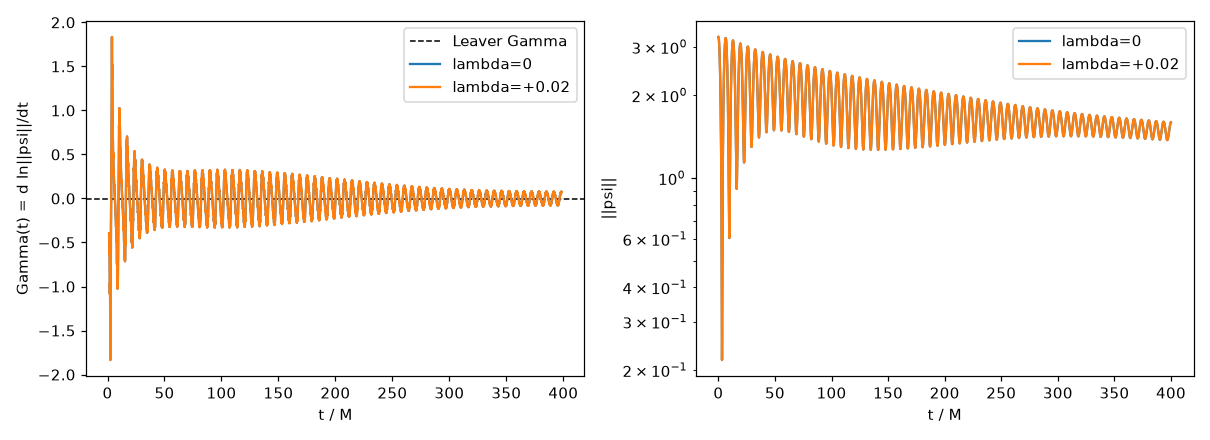

Here is the Python script that generated this plot:
#!/usr/bin/env python
"""Exact-answer sanity tests for the RWA quartic self-interaction
(evolve.run lambda_quartic).

The added term -Delta*lambda_quartic*|psi|^2*psi is Hermitian, so it makes two
falsifiable predictions that DON'T depend on any fit quality:

  (1) HERMITICITY: it is norm-conserving, so it CANNOT change Gamma directly.
      At fixed amplitude, Gamma(lambda) must equal Gamma(0) (growth comes only
      from the horizon). Any Gamma shift = a non-Hermitian discretization bug
      (the check the README's working-style section asks for).

  (2) DETUNING SCALING: it shifts the real frequency by
      delta_E = E(lambda) - E(0), with delta_E linear in lambda (sign flips) and
      quadratic in amplitude (delta_E ~ lambda*<|psi|^2> ~ lambda*amp^2).

Run on the damped benchmark (a=0.9, alpha=0.5), short T so |psi| is ~stationary
over the fit window. This is a cheap decisive test, not a production run.
"""
import numpy as np, argparse, sys
sys.path.insert(0, "/global/scratch/projects/pc_heptheory/clwelch/software/GRChombo-Axion-SR/Examples/AxionSuperradiance/radial1d")
from evolve import run, logfit, inst_gamma

def measure(alpha, a, lambda_quartic, init_amplitude, T, N, xmin, xmax, gmax, eps):
    """Evolve once and return (E, Gamma, run_output) via a single-mode log-fit."""
    run_output = run(alpha, a, xmin, xmax, N, T, gmax=gmax, eps_match=eps,
                     lambda_quartic=lambda_quartic, init_amplitude=init_amplitude)
    freq, gamma = logfit(run_output["t"], run_output["psi"], tmin_frac=0.35)
    return freq, gamma, run_output

def main():
    ap = argparse.ArgumentParser()
    ap.add_argument("--alpha", type=float, default=0.50)
    ap.add_argument("--a", type=float, default=0.90)
    ap.add_argument("--T", type=float, default=400.)
    ap.add_argument("--N", type=int, default=2000)
    ap.add_argument("--xmin", type=float, default=-70.)
    ap.add_argument("--xmax", type=float, default=220.)
    ap.add_argument("--gmax", type=float, default=1.0)
    ap.add_argument("--eps", type=float, default=0.02)
    ap.add_argument("--lambda_ref", type=float, default=0.02,
                    help="reference |lambda| for the scaling tests")
    ap.add_argument("--amp", type=float, default=1.0)
    ap.add_argument("--plot", type=str, default=None)
    q = ap.parse_args()
    grid_kw = dict(T=q.T, N=q.N, xmin=q.xmin, xmax=q.xmax, gmax=q.gmax, eps=q.eps)
    lambda_ref = q.lambda_ref

    print(f"# self-interaction sanity test  a={q.a} alpha={q.alpha} T={q.T} N={q.N}")
    # baseline (linear)
    freq_linear, gamma_linear, run_linear = measure(q.alpha, q.a, 0.0, q.amp, **grid_kw)
    omega_leaver = run_linear["w_ref"]
    print(f"  Leaver           : E={omega_leaver.real:.6f}  Gamma={omega_leaver.imag:+.4e}")
    print(f"  lambda=0 (base)  : E={freq_linear:.6f}  Gamma={gamma_linear:+.4e}")

    # --- Test 1: Hermiticity (Gamma unchanged) + Test 2a: dE sign flip ---
    freq_pos, gamma_pos, _ = measure(q.alpha, q.a, +lambda_ref, q.amp, **grid_kw)
    freq_neg, gamma_neg, _ = measure(q.alpha, q.a, -lambda_ref, q.amp, **grid_kw)
    print(f"  lambda=+{lambda_ref:<7g}  : E={freq_pos:.6f}  Gamma={gamma_pos:+.4e}   "
          f"dE={freq_pos-freq_linear:+.3e}")
    print(f"  lambda=-{lambda_ref:<7g}  : E={freq_neg:.6f}  Gamma={gamma_neg:+.4e}   "
          f"dE={freq_neg-freq_linear:+.3e}")

    gamma_shift = max(abs(gamma_pos-gamma_linear), abs(gamma_neg-gamma_linear))
    hermiticity_ok = gamma_shift < 0.03*abs(gamma_linear)   # Gamma stable to <3% of |Gamma|
    print(f"\n  [1] HERMITICITY : max|dGamma|={gamma_shift:.2e}  "
          f"(< 3% of |Gamma|={0.03*abs(gamma_linear):.2e}?)  "
          f"{'PASS' if hermiticity_ok else 'FAIL'}")

    dfreq_pos, dfreq_neg = freq_pos-freq_linear, freq_neg-freq_linear
    sign_flip_ok = (dfreq_pos*dfreq_neg < 0 and
                    abs(abs(dfreq_pos)-abs(dfreq_neg)) < 0.25*max(abs(dfreq_pos), abs(dfreq_neg)))
    print(f"  [2a] dE SIGN-FLIP: dE(+lambda)={dfreq_pos:+.3e}  dE(-lambda)={dfreq_neg:+.3e}  "
          f"(opposite & ~equal?)  {'PASS' if sign_flip_ok else 'FAIL'}")

    # --- Test 2b: dE ~ amp^2 at fixed lambda ---
    freq_amp1, _, _ = measure(q.alpha, q.a, +lambda_ref, q.amp,     **grid_kw)
    freq_amp2, _, _ = measure(q.alpha, q.a, +lambda_ref, 2.0*q.amp, **grid_kw)
    amp_ratio = (freq_amp2-freq_linear)/(freq_amp1-freq_linear) if (freq_amp1-freq_linear) else np.nan
    amp_scaling_ok = abs(amp_ratio-4.0) < 1.0        # expect ~4 (quadratic)
    print(f"  [2b] dE ~ amp^2  : dE(2amp)/dE(amp)={amp_ratio:.2f}  (expect ~4)  "
          f"{'PASS' if amp_scaling_ok else 'FAIL'}")

    # --- Test 2c: dE ~ lambda at fixed amp ---
    freq_half, _, _ = measure(q.alpha, q.a, +0.5*lambda_ref, q.amp, **grid_kw)
    lambda_ratio = (freq_pos-freq_linear)/(freq_half-freq_linear) if (freq_half-freq_linear) else np.nan
    lambda_scaling_ok = abs(lambda_ratio-2.0) < 0.5  # expect ~2 (linear)
    print(f"  [2c] dE ~ lambda : dE(lambda)/dE(lambda/2)={lambda_ratio:.2f}  (expect ~2)  "
          f"{'PASS' if lambda_scaling_ok else 'FAIL'}")

    all_ok = hermiticity_ok and sign_flip_ok and amp_scaling_ok and lambda_scaling_ok
    print(f"\n  OVERALL: {'ALL PASS' if all_ok else 'CHECK FAILURES ABOVE'}")

    if q.plot:
        import matplotlib; matplotlib.use("Agg"); import matplotlib.pyplot as plt
        t_gamma_lin, gamma_t_lin = inst_gamma(run_linear["t"], run_linear["cloud_norm"])
        run_pos = run(q.alpha, q.a, q.xmin, q.xmax, q.N, q.T, gmax=q.gmax,
                      eps_match=q.eps, lambda_quartic=+lambda_ref, init_amplitude=q.amp)
        t_gamma_pos, gamma_t_pos = inst_gamma(run_pos["t"], run_pos["cloud_norm"])
        fig, axes = plt.subplots(1, 2, figsize=(11, 4))
        axes[0].axhline(omega_leaver.imag, ls="--", c="k", lw=1, label="Leaver Gamma")
        axes[0].plot(t_gamma_lin, gamma_t_lin, label="lambda=0")
        axes[0].plot(t_gamma_pos, gamma_t_pos, label=f"lambda=+{lambda_ref}")
        axes[0].set_xlabel("t / M"); axes[0].set_ylabel("Gamma(t) = d ln||psi||/dt")
        axes[0].legend()
        axes[1].plot(run_linear["t"], np.abs(run_linear["cloud_norm"]), label="lambda=0")
        axes[1].plot(run_pos["t"], np.abs(run_pos["cloud_norm"]), label=f"lambda=+{lambda_ref}")
        axes[1].set_yscale("log"); axes[1].set_xlabel("t / M"); axes[1].set_ylabel("||psi||")
        axes[1].legend()
        fig.tight_layout(); fig.savefig(q.plot, dpi=110); print("saved", q.plot)

if __name__ == "__main__":
    main()
